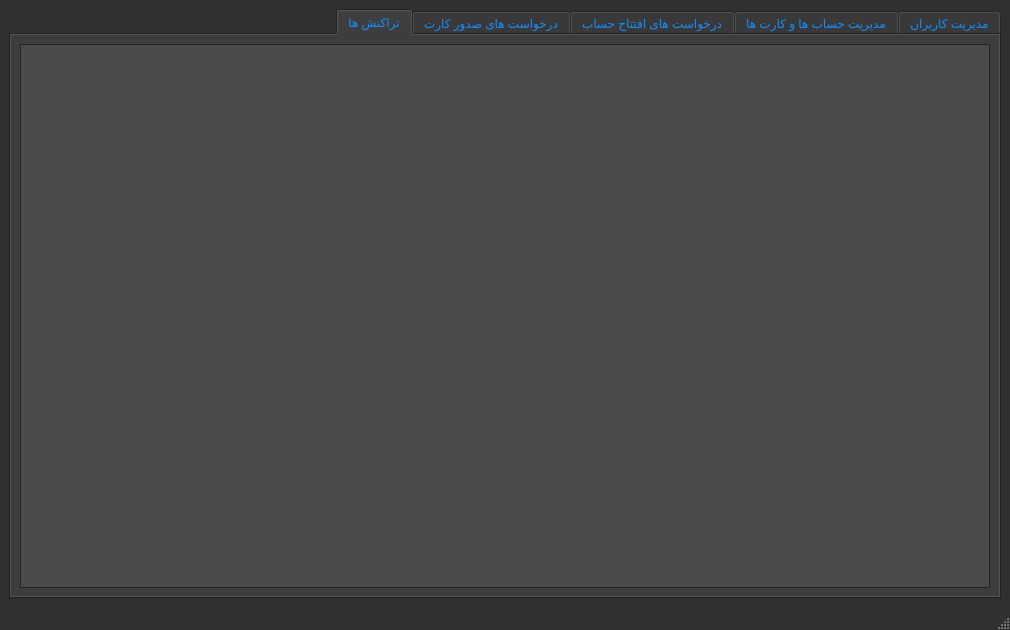
<?xml version="1.0" encoding="UTF-8"?>
<ui version="4.0">
 <class>AdminPanel</class>
 <widget class="QMainWindow" name="AdminPanel">
  <property name="geometry">
   <rect>
    <x>0</x>
    <y>0</y>
    <width>1010</width>
    <height>630</height>
   </rect>
  </property>
  <property name="palette">
   <palette>
    <active>
     <colorrole role="WindowText">
      <brush brushstyle="SolidPattern">
       <color alpha="255">
        <red>16</red>
        <green>144</green>
        <blue>255</blue>
       </color>
      </brush>
     </colorrole>
     <colorrole role="Button">
      <brush brushstyle="SolidPattern">
       <color alpha="255">
        <red>48</red>
        <green>48</green>
        <blue>48</blue>
       </color>
      </brush>
     </colorrole>
     <colorrole role="Light">
      <brush brushstyle="SolidPattern">
       <color alpha="255">
        <red>76</red>
        <green>76</green>
        <blue>76</blue>
       </color>
      </brush>
     </colorrole>
     <colorrole role="Midlight">
      <brush brushstyle="SolidPattern">
       <color alpha="255">
        <red>68</red>
        <green>68</green>
        <blue>68</blue>
       </color>
      </brush>
     </colorrole>
     <colorrole role="Dark">
      <brush brushstyle="SolidPattern">
       <color alpha="255">
        <red>24</red>
        <green>24</green>
        <blue>24</blue>
       </color>
      </brush>
     </colorrole>
     <colorrole role="Mid">
      <brush brushstyle="SolidPattern">
       <color alpha="255">
        <red>32</red>
        <green>32</green>
        <blue>32</blue>
       </color>
      </brush>
     </colorrole>
     <colorrole role="Text">
      <brush brushstyle="SolidPattern">
       <color alpha="255">
        <red>0</red>
        <green>174</green>
        <blue>255</blue>
       </color>
      </brush>
     </colorrole>
     <colorrole role="BrightText">
      <brush brushstyle="SolidPattern">
       <color alpha="255">
        <red>255</red>
        <green>255</green>
        <blue>255</blue>
       </color>
      </brush>
     </colorrole>
     <colorrole role="ButtonText">
      <brush brushstyle="SolidPattern">
       <color alpha="255">
        <red>255</red>
        <green>255</green>
        <blue>255</blue>
       </color>
      </brush>
     </colorrole>
     <colorrole role="Base">
      <brush brushstyle="SolidPattern">
       <color alpha="255">
        <red>75</red>
        <green>75</green>
        <blue>75</blue>
       </color>
      </brush>
     </colorrole>
     <colorrole role="Window">
      <brush brushstyle="SolidPattern">
       <color alpha="255">
        <red>48</red>
        <green>48</green>
        <blue>48</blue>
       </color>
      </brush>
     </colorrole>
     <colorrole role="Shadow">
      <brush brushstyle="SolidPattern">
       <color alpha="255">
        <red>0</red>
        <green>0</green>
        <blue>0</blue>
       </color>
      </brush>
     </colorrole>
     <colorrole role="AlternateBase">
      <brush brushstyle="SolidPattern">
       <color alpha="255">
        <red>113</red>
        <green>113</green>
        <blue>113</blue>
       </color>
      </brush>
     </colorrole>
     <colorrole role="ToolTipBase">
      <brush brushstyle="SolidPattern">
       <color alpha="255">
        <red>255</red>
        <green>255</green>
        <blue>220</blue>
       </color>
      </brush>
     </colorrole>
     <colorrole role="ToolTipText">
      <brush brushstyle="SolidPattern">
       <color alpha="255">
        <red>0</red>
        <green>0</green>
        <blue>0</blue>
       </color>
      </brush>
     </colorrole>
     <colorrole role="PlaceholderText">
      <brush brushstyle="SolidPattern">
       <color alpha="128">
        <red>0</red>
        <green>174</green>
        <blue>255</blue>
       </color>
      </brush>
     </colorrole>
    </active>
    <inactive>
     <colorrole role="WindowText">
      <brush brushstyle="SolidPattern">
       <color alpha="255">
        <red>16</red>
        <green>144</green>
        <blue>255</blue>
       </color>
      </brush>
     </colorrole>
     <colorrole role="Button">
      <brush brushstyle="SolidPattern">
       <color alpha="255">
        <red>48</red>
        <green>48</green>
        <blue>48</blue>
       </color>
      </brush>
     </colorrole>
     <colorrole role="Light">
      <brush brushstyle="SolidPattern">
       <color alpha="255">
        <red>76</red>
        <green>76</green>
        <blue>76</blue>
       </color>
      </brush>
     </colorrole>
     <colorrole role="Midlight">
      <brush brushstyle="SolidPattern">
       <color alpha="255">
        <red>68</red>
        <green>68</green>
        <blue>68</blue>
       </color>
      </brush>
     </colorrole>
     <colorrole role="Dark">
      <brush brushstyle="SolidPattern">
       <color alpha="255">
        <red>24</red>
        <green>24</green>
        <blue>24</blue>
       </color>
      </brush>
     </colorrole>
     <colorrole role="Mid">
      <brush brushstyle="SolidPattern">
       <color alpha="255">
        <red>32</red>
        <green>32</green>
        <blue>32</blue>
       </color>
      </brush>
     </colorrole>
     <colorrole role="Text">
      <brush brushstyle="SolidPattern">
       <color alpha="255">
        <red>0</red>
        <green>174</green>
        <blue>255</blue>
       </color>
      </brush>
     </colorrole>
     <colorrole role="BrightText">
      <brush brushstyle="SolidPattern">
       <color alpha="255">
        <red>255</red>
        <green>255</green>
        <blue>255</blue>
       </color>
      </brush>
     </colorrole>
     <colorrole role="ButtonText">
      <brush brushstyle="SolidPattern">
       <color alpha="255">
        <red>255</red>
        <green>255</green>
        <blue>255</blue>
       </color>
      </brush>
     </colorrole>
     <colorrole role="Base">
      <brush brushstyle="SolidPattern">
       <color alpha="255">
        <red>75</red>
        <green>75</green>
        <blue>75</blue>
       </color>
      </brush>
     </colorrole>
     <colorrole role="Window">
      <brush brushstyle="SolidPattern">
       <color alpha="255">
        <red>48</red>
        <green>48</green>
        <blue>48</blue>
       </color>
      </brush>
     </colorrole>
     <colorrole role="Shadow">
      <brush brushstyle="SolidPattern">
       <color alpha="255">
        <red>0</red>
        <green>0</green>
        <blue>0</blue>
       </color>
      </brush>
     </colorrole>
     <colorrole role="AlternateBase">
      <brush brushstyle="SolidPattern">
       <color alpha="255">
        <red>113</red>
        <green>113</green>
        <blue>113</blue>
       </color>
      </brush>
     </colorrole>
     <colorrole role="ToolTipBase">
      <brush brushstyle="SolidPattern">
       <color alpha="255">
        <red>255</red>
        <green>255</green>
        <blue>220</blue>
       </color>
      </brush>
     </colorrole>
     <colorrole role="ToolTipText">
      <brush brushstyle="SolidPattern">
       <color alpha="255">
        <red>0</red>
        <green>0</green>
        <blue>0</blue>
       </color>
      </brush>
     </colorrole>
     <colorrole role="PlaceholderText">
      <brush brushstyle="SolidPattern">
       <color alpha="128">
        <red>0</red>
        <green>174</green>
        <blue>255</blue>
       </color>
      </brush>
     </colorrole>
    </inactive>
    <disabled>
     <colorrole role="WindowText">
      <brush brushstyle="SolidPattern">
       <color alpha="255">
        <red>24</red>
        <green>24</green>
        <blue>24</blue>
       </color>
      </brush>
     </colorrole>
     <colorrole role="Button">
      <brush brushstyle="SolidPattern">
       <color alpha="255">
        <red>48</red>
        <green>48</green>
        <blue>48</blue>
       </color>
      </brush>
     </colorrole>
     <colorrole role="Light">
      <brush brushstyle="SolidPattern">
       <color alpha="255">
        <red>76</red>
        <green>76</green>
        <blue>76</blue>
       </color>
      </brush>
     </colorrole>
     <colorrole role="Midlight">
      <brush brushstyle="SolidPattern">
       <color alpha="255">
        <red>68</red>
        <green>68</green>
        <blue>68</blue>
       </color>
      </brush>
     </colorrole>
     <colorrole role="Dark">
      <brush brushstyle="SolidPattern">
       <color alpha="255">
        <red>24</red>
        <green>24</green>
        <blue>24</blue>
       </color>
      </brush>
     </colorrole>
     <colorrole role="Mid">
      <brush brushstyle="SolidPattern">
       <color alpha="255">
        <red>32</red>
        <green>32</green>
        <blue>32</blue>
       </color>
      </brush>
     </colorrole>
     <colorrole role="Text">
      <brush brushstyle="SolidPattern">
       <color alpha="255">
        <red>24</red>
        <green>24</green>
        <blue>24</blue>
       </color>
      </brush>
     </colorrole>
     <colorrole role="BrightText">
      <brush brushstyle="SolidPattern">
       <color alpha="255">
        <red>255</red>
        <green>255</green>
        <blue>255</blue>
       </color>
      </brush>
     </colorrole>
     <colorrole role="ButtonText">
      <brush brushstyle="SolidPattern">
       <color alpha="255">
        <red>24</red>
        <green>24</green>
        <blue>24</blue>
       </color>
      </brush>
     </colorrole>
     <colorrole role="Base">
      <brush brushstyle="SolidPattern">
       <color alpha="255">
        <red>48</red>
        <green>48</green>
        <blue>48</blue>
       </color>
      </brush>
     </colorrole>
     <colorrole role="Window">
      <brush brushstyle="SolidPattern">
       <color alpha="255">
        <red>48</red>
        <green>48</green>
        <blue>48</blue>
       </color>
      </brush>
     </colorrole>
     <colorrole role="Shadow">
      <brush brushstyle="SolidPattern">
       <color alpha="255">
        <red>0</red>
        <green>0</green>
        <blue>0</blue>
       </color>
      </brush>
     </colorrole>
     <colorrole role="AlternateBase">
      <brush brushstyle="SolidPattern">
       <color alpha="255">
        <red>113</red>
        <green>113</green>
        <blue>113</blue>
       </color>
      </brush>
     </colorrole>
     <colorrole role="ToolTipBase">
      <brush brushstyle="SolidPattern">
       <color alpha="255">
        <red>255</red>
        <green>255</green>
        <blue>220</blue>
       </color>
      </brush>
     </colorrole>
     <colorrole role="ToolTipText">
      <brush brushstyle="SolidPattern">
       <color alpha="255">
        <red>0</red>
        <green>0</green>
        <blue>0</blue>
       </color>
      </brush>
     </colorrole>
     <colorrole role="PlaceholderText">
      <brush brushstyle="SolidPattern">
       <color alpha="128">
        <red>255</red>
        <green>255</green>
        <blue>255</blue>
       </color>
      </brush>
     </colorrole>
    </disabled>
   </palette>
  </property>
  <property name="windowTitle">
   <string>MainWindow</string>
  </property>
  <widget class="QWidget" name="centralwidget">
   <layout class="QHBoxLayout" name="horizontalLayout">
    <item>
     <widget class="QTabWidget" name="tabWidget">
      <property name="palette">
       <palette>
        <active>
         <colorrole role="Light">
          <brush brushstyle="SolidPattern">
           <color alpha="255">
            <red>74</red>
            <green>74</green>
            <blue>74</blue>
           </color>
          </brush>
         </colorrole>
         <colorrole role="Midlight">
          <brush brushstyle="SolidPattern">
           <color alpha="255">
            <red>71</red>
            <green>71</green>
            <blue>71</blue>
           </color>
          </brush>
         </colorrole>
         <colorrole role="BrightText">
          <brush brushstyle="SolidPattern">
           <color alpha="255">
            <red>0</red>
            <green>179</green>
            <blue>255</blue>
           </color>
          </brush>
         </colorrole>
         <colorrole role="ButtonText">
          <brush brushstyle="SolidPattern">
           <color alpha="255">
            <red>0</red>
            <green>132</green>
            <blue>255</blue>
           </color>
          </brush>
         </colorrole>
         <colorrole role="HighlightedText">
          <brush brushstyle="SolidPattern">
           <color alpha="255">
            <red>71</red>
            <green>71</green>
            <blue>71</blue>
           </color>
          </brush>
         </colorrole>
         <colorrole role="ToolTipBase">
          <brush brushstyle="SolidPattern">
           <color alpha="255">
            <red>88</red>
            <green>88</green>
            <blue>88</blue>
           </color>
          </brush>
         </colorrole>
        </active>
        <inactive>
         <colorrole role="Light">
          <brush brushstyle="SolidPattern">
           <color alpha="255">
            <red>74</red>
            <green>74</green>
            <blue>74</blue>
           </color>
          </brush>
         </colorrole>
         <colorrole role="Midlight">
          <brush brushstyle="SolidPattern">
           <color alpha="255">
            <red>71</red>
            <green>71</green>
            <blue>71</blue>
           </color>
          </brush>
         </colorrole>
         <colorrole role="BrightText">
          <brush brushstyle="SolidPattern">
           <color alpha="255">
            <red>0</red>
            <green>179</green>
            <blue>255</blue>
           </color>
          </brush>
         </colorrole>
         <colorrole role="ButtonText">
          <brush brushstyle="SolidPattern">
           <color alpha="255">
            <red>0</red>
            <green>132</green>
            <blue>255</blue>
           </color>
          </brush>
         </colorrole>
         <colorrole role="HighlightedText">
          <brush brushstyle="SolidPattern">
           <color alpha="255">
            <red>71</red>
            <green>71</green>
            <blue>71</blue>
           </color>
          </brush>
         </colorrole>
         <colorrole role="ToolTipBase">
          <brush brushstyle="SolidPattern">
           <color alpha="255">
            <red>88</red>
            <green>88</green>
            <blue>88</blue>
           </color>
          </brush>
         </colorrole>
        </inactive>
        <disabled>
         <colorrole role="Light">
          <brush brushstyle="SolidPattern">
           <color alpha="255">
            <red>74</red>
            <green>74</green>
            <blue>74</blue>
           </color>
          </brush>
         </colorrole>
         <colorrole role="Midlight">
          <brush brushstyle="SolidPattern">
           <color alpha="255">
            <red>71</red>
            <green>71</green>
            <blue>71</blue>
           </color>
          </brush>
         </colorrole>
         <colorrole role="BrightText">
          <brush brushstyle="SolidPattern">
           <color alpha="255">
            <red>0</red>
            <green>179</green>
            <blue>255</blue>
           </color>
          </brush>
         </colorrole>
         <colorrole role="ButtonText">
          <brush brushstyle="SolidPattern">
           <color alpha="255">
            <red>24</red>
            <green>24</green>
            <blue>24</blue>
           </color>
          </brush>
         </colorrole>
         <colorrole role="HighlightedText">
          <brush brushstyle="SolidPattern">
           <color alpha="255">
            <red>71</red>
            <green>71</green>
            <blue>71</blue>
           </color>
          </brush>
         </colorrole>
         <colorrole role="ToolTipBase">
          <brush brushstyle="SolidPattern">
           <color alpha="255">
            <red>88</red>
            <green>88</green>
            <blue>88</blue>
           </color>
          </brush>
         </colorrole>
        </disabled>
       </palette>
      </property>
      <property name="layoutDirection">
       <enum>Qt::RightToLeft</enum>
      </property>
      <property name="tabPosition">
       <enum>QTabWidget::North</enum>
      </property>
      <property name="tabShape">
       <enum>QTabWidget::Rounded</enum>
      </property>
      <property name="currentIndex">
       <number>4</number>
      </property>
      <widget class="QWidget" name="usersTab">
       <property name="enabled">
        <bool>true</bool>
       </property>
       <attribute name="title">
        <string>مدیریت کاربران</string>
       </attribute>
       <layout class="QVBoxLayout" name="verticalLayout_2">
        <item>
         <widget class="QTableWidget" name="usersTable"/>
        </item>
        <item>
         <layout class="QHBoxLayout" name="horizontalLayout_5">
          <item>
           <spacer name="horizontalSpacer_4">
            <property name="orientation">
             <enum>Qt::Horizontal</enum>
            </property>
            <property name="sizeHint" stdset="0">
             <size>
              <width>608</width>
              <height>20</height>
             </size>
            </property>
           </spacer>
          </item>
          <item>
           <widget class="QPushButton" name="deleteBtn">
            <property name="text">
             <string>حذف کاربر</string>
            </property>
           </widget>
          </item>
          <item>
           <widget class="QPushButton" name="addUserBtn">
            <property name="text">
             <string>کاربر جدید</string>
            </property>
           </widget>
          </item>
          <item>
           <widget class="QPushButton" name="logsBtn">
            <property name="text">
             <string>گزارشات</string>
            </property>
           </widget>
          </item>
         </layout>
        </item>
       </layout>
      </widget>
      <widget class="QWidget" name="tab_4">
       <attribute name="title">
        <string>مدیریت حساب ها و کارت ها</string>
       </attribute>
       <layout class="QVBoxLayout" name="verticalLayout">
        <item>
         <widget class="QTableWidget" name="managementTable"/>
        </item>
        <item>
         <layout class="QHBoxLayout" name="horizontalLayout_4">
          <item>
           <spacer name="horizontalSpacer_3">
            <property name="orientation">
             <enum>Qt::Horizontal</enum>
            </property>
            <property name="sizeHint" stdset="0">
             <size>
              <width>668</width>
              <height>20</height>
             </size>
            </property>
           </spacer>
          </item>
          <item>
           <widget class="QPushButton" name="changeStatusBtn">
            <property name="autoFillBackground">
             <bool>true</bool>
            </property>
            <property name="text">
             <string>تغییر وضعیت حساب</string>
            </property>
           </widget>
          </item>
          <item>
           <widget class="QPushButton" name="changeCardStatusBtn">
            <property name="text">
             <string>تغییر وضعیت کارت</string>
            </property>
           </widget>
          </item>
         </layout>
        </item>
       </layout>
      </widget>
      <widget class="QWidget" name="tab_2">
       <attribute name="title">
        <string>درخواست های افتتاح حساب</string>
       </attribute>
       <layout class="QVBoxLayout" name="verticalLayout_3">
        <item>
         <widget class="QTableWidget" name="pendingAccountsTable"/>
        </item>
        <item>
         <layout class="QHBoxLayout" name="horizontalLayout_3">
          <item>
           <spacer name="horizontalSpacer_2">
            <property name="orientation">
             <enum>Qt::Horizontal</enum>
            </property>
            <property name="sizeHint" stdset="0">
             <size>
              <width>768</width>
              <height>20</height>
             </size>
            </property>
           </spacer>
          </item>
          <item>
           <widget class="QPushButton" name="rejectBtn">
            <property name="text">
             <string>رد حساب</string>
            </property>
           </widget>
          </item>
          <item>
           <widget class="QPushButton" name="confirmBtn">
            <property name="text">
             <string>تایید حساب</string>
            </property>
           </widget>
          </item>
         </layout>
        </item>
       </layout>
      </widget>
      <widget class="QWidget" name="tab">
       <attribute name="title">
        <string>درخواست های صدور کارت</string>
       </attribute>
       <layout class="QVBoxLayout" name="verticalLayout_4">
        <item>
         <widget class="QTableWidget" name="pendingCardTable"/>
        </item>
        <item>
         <layout class="QHBoxLayout" name="horizontalLayout_2">
          <item>
           <spacer name="horizontalSpacer">
            <property name="orientation">
             <enum>Qt::Horizontal</enum>
            </property>
            <property name="sizeHint" stdset="0">
             <size>
              <width>768</width>
              <height>20</height>
             </size>
            </property>
           </spacer>
          </item>
          <item>
           <widget class="QPushButton" name="rejeCardBtn">
            <property name="text">
             <string>رد حساب</string>
            </property>
           </widget>
          </item>
          <item>
           <widget class="QPushButton" name="confirmCardBtn">
            <property name="text">
             <string>تایید حساب</string>
            </property>
           </widget>
          </item>
         </layout>
        </item>
       </layout>
      </widget>
      <widget class="QWidget" name="tab_3">
       <attribute name="title">
        <string>تراکنش ها</string>
       </attribute>
       <layout class="QVBoxLayout" name="verticalLayout_5">
        <item>
         <widget class="QTextEdit" name="transactionTE"/>
        </item>
       </layout>
      </widget>
     </widget>
    </item>
   </layout>
  </widget>
  <widget class="QMenuBar" name="menubar">
   <property name="geometry">
    <rect>
     <x>0</x>
     <y>0</y>
     <width>1010</width>
     <height>25</height>
    </rect>
   </property>
  </widget>
  <widget class="QStatusBar" name="statusbar"/>
 </widget>
 <resources/>
 <connections/>
</ui>
